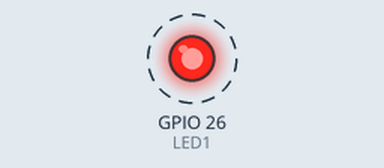
Simulated run of this sketch. Board: ESP32. On the bench: output pins drawn as LEDs (lit = HIGH). Dashed ring = blinking. What the sketch prints to the serial monitor is not drawn.

Above: at 0.5 s.
Timing chart, 0 to 4.6 s (numbered marks = the images above):
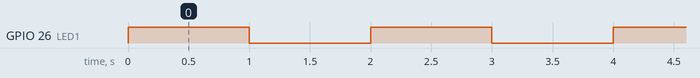

Measured:
- by itself, GPIO 26 (LED1): alternates HIGH for 1.0 s and LOW for 1.0 s

The sketch:

sketch.ino
```cpp
int LED1=26;
void setup() {
// put your setup code here, to run once:
 Serial.begin(115200);
 Serial.println("Hello, ESP32!");
 pinMode (LED1, OUTPUT);
}
void loop() {
digitalWrite(LED1, HIGH);
Serial.println("ON");
delay(1000);
digitalWrite(LED1, LOW);
Serial.println("OFF");
delay (1000);
// put your main code here, to run repeatedly:
// this speeds up the simulation
}
```
